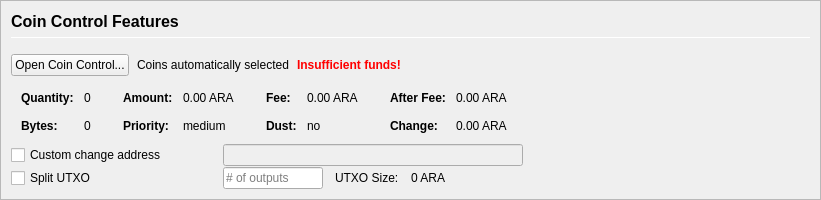
         <widget class="QFrame" name="frameCoinControl">
          <property name="sizePolicy">
           <sizepolicy hsizetype="Expanding" vsizetype="Expanding">
            <horstretch>0</horstretch>
            <verstretch>0</verstretch>
           </sizepolicy>
          </property>
          <property name="maximumSize">
           <size>
            <width>16777215</width>
            <height>16777215</height>
           </size>
          </property>
          <property name="frameShape">
           <enum>QFrame::StyledPanel</enum>
          </property>
          <property name="frameShadow">
           <enum>QFrame::Sunken</enum>
          </property>
          <layout class="QVBoxLayout" name="verticalLayoutCoinControl2">
           <property name="spacing">
            <number>0</number>
           </property>
           <property name="leftMargin">
            <number>0</number>
           </property>
           <property name="topMargin">
            <number>0</number>
           </property>
           <property name="rightMargin">
            <number>0</number>
           </property>
           <property name="bottomMargin">
            <number>0</number>
           </property>
           <item>
            <widget class="QFrame" name="frameCoinControl_BG">
             <layout class="QVBoxLayout" name="verticalLayoutCoinControl" stretch="0,0,0,0,0,0">
              <property name="spacing">
               <number>1</number>
              </property>
              <property name="leftMargin">
               <number>10</number>
              </property>
              <property name="topMargin">
               <number>10</number>
              </property>
              <item>
               <layout class="QHBoxLayout" name="horizontalLayoutCoinControl1">
                <property name="bottomMargin">
                 <number>15</number>
                </property>
                <item>
                 <layout class="QVBoxLayout" name="verticalLayout_3">
                  <property name="spacing">
                   <number>6</number>
                  </property>
                  <item>
                   <widget class="QLabel" name="labelCoinControlFeatures">
                    <property name="sizePolicy">
                     <sizepolicy hsizetype="Preferred" vsizetype="Maximum">
                      <horstretch>0</horstretch>
                      <verstretch>0</verstretch>
                     </sizepolicy>
                    </property>
                    <property name="minimumSize">
                     <size>
                      <width>0</width>
                      <height>20</height>
                     </size>
                    </property>
                    <property name="font">
                     <font>
                      <pointsize>12</pointsize>
                      <weight>75</weight>
                      <bold>true</bold>
                     </font>
                    </property>
                    <property name="styleSheet">
                     <string notr="true">font-weight:bold;</string>
                    </property>
                    <property name="text">
                     <string>Coin Control Features</string>
                    </property>
                   </widget>
                  </item>
                  <item>
                   <widget class="Line" name="line">
                    <property name="minimumSize">
                     <size>
                      <width>0</width>
                      <height>1</height>
                     </size>
                    </property>
                    <property name="maximumSize">
                     <size>
                      <width>16777215</width>
                      <height>1</height>
                     </size>
                    </property>
                    <property name="orientation">
                     <enum>Qt::Horizontal</enum>
                    </property>
                   </widget>
                  </item>
                 </layout>
                </item>
               </layout>
              </item>
              <item>
               <layout class="QHBoxLayout" name="horizontalLayoutCoinControl2" stretch="0,0,0,0">
                <property name="spacing">
                 <number>8</number>
                </property>
                <property name="bottomMargin">
                 <number>10</number>
                </property>
                <item>
                 <widget class="QPushButton" name="pushButtonCoinControl">
                  <property name="styleSheet">
                   <string notr="true"/>
                  </property>
                  <property name="text">
                   <string>Open Coin Control...</string>
                  </property>
                  <property name="autoDefault">
                   <bool>false</bool>
                  </property>
                 </widget>
                </item>
                <item>
                 <widget class="QLabel" name="labelCoinControlAutomaticallySelected">
                  <property name="text">
                   <string>Coins automatically selected</string>
                  </property>
                  <property name="margin">
                   <number>5</number>
                  </property>
                 </widget>
                </item>
                <item>
                 <widget class="QLabel" name="labelCoinControlInsuffFunds">
                  <property name="font">
                   <font>
                    <weight>75</weight>
                    <bold>true</bold>
                   </font>
                  </property>
                  <property name="styleSheet">
                   <string notr="true">color:red;font-weight:bold;</string>
                  </property>
                  <property name="text">
                   <string>Insufficient funds!</string>
                  </property>
                  <property name="margin">
                   <number>5</number>
                  </property>
                 </widget>
                </item>
                <item>
                 <spacer name="horizontalSpacerCoinControl">
                  <property name="orientation">
                   <enum>Qt::Horizontal</enum>
                  </property>
                  <property name="sizeHint" stdset="0">
                   <size>
                    <width>40</width>
                    <height>1</height>
                   </size>
                  </property>
                 </spacer>
                </item>
               </layout>
              </item>
              <item>
               <widget class="QWidget" name="widgetCoinControl" native="true">
                <property name="sizePolicy">
                 <sizepolicy hsizetype="Preferred" vsizetype="Preferred">
                  <horstretch>0</horstretch>
                  <verstretch>0</verstretch>
                 </sizepolicy>
                </property>
                <property name="minimumSize">
                 <size>
                  <width>0</width>
                  <height>0</height>
                 </size>
                </property>
                <property name="styleSheet">
                 <string notr="true"/>
                </property>
                <layout class="QHBoxLayout" name="horizontalLayoutCoinControl5">
                 <property name="leftMargin">
                  <number>0</number>
                 </property>
                 <property name="topMargin">
                  <number>0</number>
                 </property>
                 <property name="rightMargin">
                  <number>0</number>
                 </property>
                 <property name="bottomMargin">
                  <number>0</number>
                 </property>
                 <item>
                  <layout class="QHBoxLayout" name="horizontalLayoutCoinControl3" stretch="0,0,0,1">
                   <property name="spacing">
                    <number>20</number>
                   </property>
                   <property name="topMargin">
                    <number>0</number>
                   </property>
                   <property name="bottomMargin">
                    <number>10</number>
                   </property>
                   <item>
                    <layout class="QFormLayout" name="formLayoutCoinControl1">
                     <property name="horizontalSpacing">
                      <number>10</number>
                     </property>
                     <property name="verticalSpacing">
                      <number>14</number>
                     </property>
                     <property name="leftMargin">
                      <number>10</number>
                     </property>
                     <property name="topMargin">
                      <number>4</number>
                     </property>
                     <property name="rightMargin">
                      <number>6</number>
                     </property>
                     <item row="0" column="0">
                      <widget class="QLabel" name="labelCoinControlQuantityText">
                       <property name="font">
                        <font>
                         <weight>75</weight>
                         <bold>true</bold>
                        </font>
                       </property>
                       <property name="text">
                        <string>Quantity:</string>
                       </property>
                       <property name="margin">
                        <number>0</number>
                       </property>
                      </widget>
                     </item>
                     <item row="0" column="1">
                      <widget class="QLabel" name="labelCoinControlQuantity">
                       <property name="cursor">
                        <cursorShape>IBeamCursor</cursorShape>
                       </property>
                       <property name="contextMenuPolicy">
                        <enum>Qt::ActionsContextMenu</enum>
                       </property>
                       <property name="text">
                        <string notr="true">0</string>
                       </property>
                       <property name="margin">
                        <number>0</number>
                       </property>
                       <property name="textInteractionFlags">
                        <set>Qt::LinksAccessibleByMouse|Qt::TextSelectableByKeyboard|Qt::TextSelectableByMouse</set>
                       </property>
                      </widget>
                     </item>
                     <item row="1" column="0">
                      <widget class="QLabel" name="labelCoinControlBytesText">
                       <property name="font">
                        <font>
                         <weight>75</weight>
                         <bold>true</bold>
                        </font>
                       </property>
                       <property name="text">
                        <string>Bytes:</string>
                       </property>
                      </widget>
                     </item>
                     <item row="1" column="1">
                      <widget class="QLabel" name="labelCoinControlBytes">
                       <property name="cursor">
                        <cursorShape>IBeamCursor</cursorShape>
                       </property>
                       <property name="contextMenuPolicy">
                        <enum>Qt::ActionsContextMenu</enum>
                       </property>
                       <property name="text">
                        <string notr="true">0</string>
                       </property>
                       <property name="textInteractionFlags">
                        <set>Qt::LinksAccessibleByMouse|Qt::TextSelectableByKeyboard|Qt::TextSelectableByMouse</set>
                       </property>
                      </widget>
                     </item>
                    </layout>
                   </item>
                   <item>
                    <layout class="QFormLayout" name="formLayoutCoinControl2">
                     <property name="horizontalSpacing">
                      <number>10</number>
                     </property>
                     <property name="verticalSpacing">
                      <number>14</number>
                     </property>
                     <property name="leftMargin">
                      <number>6</number>
                     </property>
                     <property name="topMargin">
                      <number>4</number>
                     </property>
                     <property name="rightMargin">
                      <number>6</number>
                     </property>
                     <item row="0" column="0">
                      <widget class="QLabel" name="labelCoinControlAmountText">
                       <property name="font">
                        <font>
                         <weight>75</weight>
                         <bold>true</bold>
                        </font>
                       </property>
                       <property name="text">
                        <string>Amount:</string>
                       </property>
                       <property name="margin">
                        <number>0</number>
                       </property>
                      </widget>
                     </item>
                     <item row="0" column="1">
                      <widget class="QLabel" name="labelCoinControlAmount">
                       <property name="cursor">
                        <cursorShape>IBeamCursor</cursorShape>
                       </property>
                       <property name="contextMenuPolicy">
                        <enum>Qt::ActionsContextMenu</enum>
                       </property>
                       <property name="text">
                        <string notr="true">0.00 ARA</string>
                       </property>
                       <property name="textInteractionFlags">
                        <set>Qt::LinksAccessibleByMouse|Qt::TextSelectableByKeyboard|Qt::TextSelectableByMouse</set>
                       </property>
                      </widget>
                     </item>
                     <item row="1" column="0">
                      <widget class="QLabel" name="labelCoinControlPriorityText">
                       <property name="font">
                        <font>
                         <weight>75</weight>
                         <bold>true</bold>
                        </font>
                       </property>
                       <property name="text">
                        <string>Priority:</string>
                       </property>
                      </widget>
                     </item>
                     <item row="1" column="1">
                      <widget class="QLabel" name="labelCoinControlPriority">
                       <property name="cursor">
                        <cursorShape>IBeamCursor</cursorShape>
                       </property>
                       <property name="contextMenuPolicy">
                        <enum>Qt::ActionsContextMenu</enum>
                       </property>
                       <property name="text">
                        <string>medium</string>
                       </property>
                       <property name="textInteractionFlags">
                        <set>Qt::LinksAccessibleByMouse|Qt::TextSelectableByKeyboard|Qt::TextSelectableByMouse</set>
                       </property>
                      </widget>
                     </item>
                    </layout>
                   </item>
                   <item>
                    <layout class="QFormLayout" name="formLayoutCoinControl3">
                     <property name="horizontalSpacing">
                      <number>10</number>
                     </property>
                     <property name="verticalSpacing">
                      <number>14</number>
                     </property>
                     <property name="leftMargin">
                      <number>6</number>
                     </property>
                     <property name="topMargin">
                      <number>4</number>
                     </property>
                     <property name="rightMargin">
                      <number>6</number>
                     </property>
                     <item row="0" column="0">
                      <widget class="QLabel" name="labelCoinControlFeeText">
                       <property name="font">
                        <font>
                         <weight>75</weight>
                         <bold>true</bold>
                        </font>
                       </property>
                       <property name="text">
                        <string>Fee:</string>
                       </property>
                       <property name="margin">
                        <number>0</number>
                       </property>
                      </widget>
                     </item>
                     <item row="0" column="1">
                      <widget class="QLabel" name="labelCoinControlFee">
                       <property name="cursor">
                        <cursorShape>IBeamCursor</cursorShape>
                       </property>
                       <property name="contextMenuPolicy">
                        <enum>Qt::ActionsContextMenu</enum>
                       </property>
                       <property name="text">
                        <string notr="true">0.00 ARA</string>
                       </property>
                       <property name="textInteractionFlags">
                        <set>Qt::LinksAccessibleByMouse|Qt::TextSelectableByKeyboard|Qt::TextSelectableByMouse</set>
                       </property>
                      </widget>
                     </item>
                     <item row="1" column="0">
                      <widget class="QLabel" name="labelCoinControlLowOutputText">
                       <property name="font">
                        <font>
                         <weight>75</weight>
                         <bold>true</bold>
                        </font>
                       </property>
                       <property name="text">
                        <string>Dust:</string>
                       </property>
                      </widget>
                     </item>
                     <item row="1" column="1">
                      <widget class="QLabel" name="labelCoinControlLowOutput">
                       <property name="cursor">
                        <cursorShape>IBeamCursor</cursorShape>
                       </property>
                       <property name="contextMenuPolicy">
                        <enum>Qt::ActionsContextMenu</enum>
                       </property>
                       <property name="text">
                        <string>no</string>
                       </property>
                       <property name="textInteractionFlags">
                        <set>Qt::LinksAccessibleByMouse|Qt::TextSelectableByKeyboard|Qt::TextSelectableByMouse</set>
                       </property>
                      </widget>
                     </item>
                    </layout>
                   </item>
                   <item>
                    <layout class="QFormLayout" name="formLayoutCoinControl4">
                     <property name="horizontalSpacing">
                      <number>10</number>
                     </property>
                     <property name="verticalSpacing">
                      <number>14</number>
                     </property>
                     <property name="leftMargin">
                      <number>6</number>
                     </property>
                     <property name="topMargin">
                      <number>4</number>
                     </property>
                     <property name="rightMargin">
                      <number>6</number>
                     </property>
                     <item row="0" column="0">
                      <widget class="QLabel" name="labelCoinControlAfterFeeText">
                       <property name="font">
                        <font>
                         <weight>75</weight>
                         <bold>true</bold>
                        </font>
                       </property>
                       <property name="text">
                        <string>After Fee:</string>
                       </property>
                       <property name="margin">
                        <number>0</number>
                       </property>
                      </widget>
                     </item>
                     <item row="0" column="1">
                      <widget class="QLabel" name="labelCoinControlAfterFee">
                       <property name="cursor">
                        <cursorShape>IBeamCursor</cursorShape>
                       </property>
                       <property name="contextMenuPolicy">
                        <enum>Qt::ActionsContextMenu</enum>
                       </property>
                       <property name="text">
                        <string notr="true">0.00 ARA</string>
                       </property>
                       <property name="textInteractionFlags">
                        <set>Qt::LinksAccessibleByMouse|Qt::TextSelectableByKeyboard|Qt::TextSelectableByMouse</set>
                       </property>
                      </widget>
                     </item>
                     <item row="1" column="0">
                      <widget class="QLabel" name="labelCoinControlChangeText">
                       <property name="font">
                        <font>
                         <weight>75</weight>
                         <bold>true</bold>
                        </font>
                       </property>
                       <property name="text">
                        <string>Change:</string>
                       </property>
                      </widget>
                     </item>
                     <item row="1" column="1">
                      <widget class="QLabel" name="labelCoinControlChange">
                       <property name="cursor">
                        <cursorShape>IBeamCursor</cursorShape>
                       </property>
                       <property name="contextMenuPolicy">
                        <enum>Qt::ActionsContextMenu</enum>
                       </property>
                       <property name="text">
                        <string notr="true">0.00 ARA</string>
                       </property>
                       <property name="textInteractionFlags">
                        <set>Qt::LinksAccessibleByMouse|Qt::TextSelectableByKeyboard|Qt::TextSelectableByMouse</set>
                       </property>
                      </widget>
                     </item>
                    </layout>
                   </item>
                  </layout>
                 </item>
                </layout>
               </widget>
              </item>
              <item>
               <layout class="QHBoxLayout" name="horizontalLayoutCoinControl4">
                <property name="spacing">
                 <number>12</number>
                </property>
                <property name="sizeConstraint">
                 <enum>QLayout::SetDefaultConstraint</enum>
                </property>
                <property name="topMargin">
                 <number>0</number>
                </property>
                <property name="rightMargin">
                 <number>0</number>
                </property>
                <item>
                 <widget class="QCheckBox" name="checkBoxCoinControlChange">
                  <property name="sizePolicy">
                   <sizepolicy hsizetype="Preferred" vsizetype="Preferred">
                    <horstretch>0</horstretch>
                    <verstretch>0</verstretch>
                   </sizepolicy>
                  </property>
                  <property name="minimumSize">
                   <size>
                    <width>200</width>
                    <height>0</height>
                   </size>
                  </property>
                  <property name="maximumSize">
                   <size>
                    <width>200</width>
                    <height>16777215</height>
                   </size>
                  </property>
                  <property name="toolTip">
                   <string>If this is activated, but the change address is empty or invalid, change will be sent to a newly generated address.</string>
                  </property>
                  <property name="text">
                   <string>Custom change address</string>
                  </property>
                 </widget>
                </item>
                <item>
                 <widget class="QValidatedLineEdit" name="lineEditCoinControlChange">
                  <property name="enabled">
                   <bool>false</bool>
                  </property>
                  <property name="sizePolicy">
                   <sizepolicy hsizetype="Preferred" vsizetype="Preferred">
                    <horstretch>0</horstretch>
                    <verstretch>0</verstretch>
                   </sizepolicy>
                  </property>
                  <property name="minimumSize">
                   <size>
                    <width>300</width>
                    <height>0</height>
                   </size>
                  </property>
                 </widget>
                </item>
                <item>
                 <widget class="QLabel" name="labelCoinControlChangeLabel">
                  <property name="sizePolicy">
                   <sizepolicy hsizetype="Preferred" vsizetype="Preferred">
                    <horstretch>0</horstretch>
                    <verstretch>0</verstretch>
                   </sizepolicy>
                  </property>
                  <property name="minimumSize">
                   <size>
                    <width>100</width>
                    <height>0</height>
                   </size>
                  </property>
                  <property name="text">
                   <string/>
                  </property>
                  <property name="margin">
                   <number>3</number>
                  </property>
                 </widget>
                </item>
               </layout>
              </item>
              <item>
               <layout class="QHBoxLayout" name="horizontalLayoutCoinControl6">
                <property name="spacing">
                 <number>12</number>
                </property>
                <property name="rightMargin">
                 <number>0</number>
                </property>
                <item>
                 <widget class="QCheckBox" name="splitBlockCheckBox">
                  <property name="sizePolicy">
                   <sizepolicy hsizetype="Preferred" vsizetype="Preferred">
                    <horstretch>0</horstretch>
                    <verstretch>0</verstretch>
                   </sizepolicy>
                  </property>
                  <property name="minimumSize">
                   <size>
                    <width>200</width>
                    <height>0</height>
                   </size>
                  </property>
                  <property name="maximumSize">
                   <size>
                    <width>200</width>
                    <height>16777215</height>
                   </size>
                  </property>
                  <property name="text">
                   <string>Split UTXO</string>
                  </property>
                 </widget>
                </item>
                <item>
                 <widget class="QLineEdit" name="splitBlockLineEdit">
                  <property name="sizePolicy">
                   <sizepolicy hsizetype="Preferred" vsizetype="Preferred">
                    <horstretch>50</horstretch>
                    <verstretch>0</verstretch>
                   </sizepolicy>
                  </property>
                  <property name="minimumSize">
                   <size>
                    <width>100</width>
                    <height>0</height>
                   </size>
                  </property>
                  <property name="maximumSize">
                   <size>
                    <width>100</width>
                    <height>16777215</height>
                   </size>
                  </property>
                  <property name="placeholderText">
                   <string># of outputs</string>
                  </property>
                 </widget>
                </item>
                <item>
                 <widget class="QLabel" name="labelBlockSizeText">
                  <property name="text">
                   <string>UTXO Size:</string>
                  </property>
                 </widget>
                </item>
                <item>
                 <widget class="QLabel" name="labelBlockSize">
                  <property name="text">
                   <string>0 ARA</string>
                  </property>
                 </widget>
                </item>
                <item>
                 <spacer name="horizontalSpacer_7">
                  <property name="orientation">
                   <enum>Qt::Horizontal</enum>
                  </property>
                  <property name="sizeHint" stdset="0">
                   <size>
                    <width>40</width>
                    <height>20</height>
                   </size>
                  </property>
                 </spacer>
                </item>
               </layout>
              </item>
              <item>
               <spacer name="verticalSpacerCoinControl">
                <property name="orientation">
                 <enum>Qt::Vertical</enum>
                </property>
                <property name="sizeHint" stdset="0">
                 <size>
                  <width>800</width>
                  <height>1</height>
                 </size>
                </property>
               </spacer>
              </item>
             </layout>
            </widget>
           </item>
          </layout>
         </widget>
